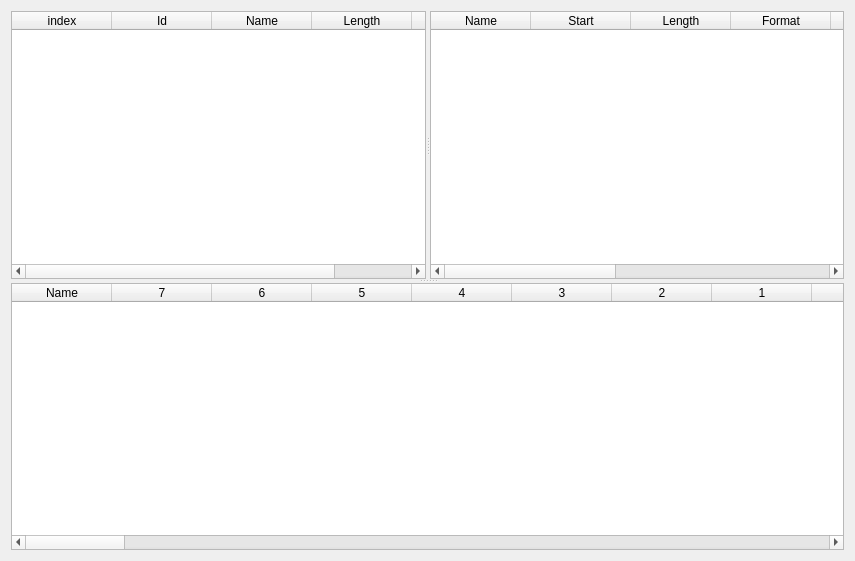
<?xml version="1.0" encoding="UTF-8"?>
<ui version="4.0">
 <class>DbcEditor</class>
 <widget class="QWidget" name="DbcEditor">
  <property name="geometry">
   <rect>
    <x>0</x>
    <y>0</y>
    <width>855</width>
    <height>561</height>
   </rect>
  </property>
  <property name="windowTitle">
   <string>Form</string>
  </property>
  <layout class="QVBoxLayout" name="verticalLayout">
   <item>
    <widget class="QSplitter" name="splitter_2">
     <property name="orientation">
      <enum>Qt::Vertical</enum>
     </property>
     <widget class="QSplitter" name="splitter">
      <property name="orientation">
       <enum>Qt::Horizontal</enum>
      </property>
      <widget class="QTableWidget" name="boList">
       <attribute name="horizontalHeaderStretchLastSection">
        <bool>true</bool>
       </attribute>
       <attribute name="verticalHeaderVisible">
        <bool>false</bool>
       </attribute>
       <attribute name="verticalHeaderStretchLastSection">
        <bool>false</bool>
       </attribute>
       <column>
        <property name="text">
         <string>index</string>
        </property>
       </column>
       <column>
        <property name="text">
         <string>Id</string>
        </property>
       </column>
       <column>
        <property name="text">
         <string>Name</string>
        </property>
       </column>
       <column>
        <property name="text">
         <string>Length</string>
        </property>
       </column>
       <column>
        <property name="text">
         <string>Period</string>
        </property>
       </column>
      </widget>
      <widget class="QTableWidget" name="sgList">
       <attribute name="horizontalHeaderStretchLastSection">
        <bool>true</bool>
       </attribute>
       <column>
        <property name="text">
         <string>Name</string>
        </property>
       </column>
       <column>
        <property name="text">
         <string>Start</string>
        </property>
       </column>
       <column>
        <property name="text">
         <string>Length</string>
        </property>
       </column>
       <column>
        <property name="text">
         <string>Format</string>
        </property>
       </column>
       <column>
        <property name="text">
         <string>Factor</string>
        </property>
       </column>
       <column>
        <property name="text">
         <string>Offset</string>
        </property>
       </column>
       <column>
        <property name="text">
         <string>Min</string>
        </property>
       </column>
       <column>
        <property name="text">
         <string>Max</string>
        </property>
       </column>
       <column>
        <property name="text">
         <string>Unit</string>
        </property>
       </column>
      </widget>
     </widget>
     <widget class="QTableWidget" name="editorList">
      <attribute name="horizontalHeaderMinimumSectionSize">
       <number>20</number>
      </attribute>
      <attribute name="verticalHeaderVisible">
       <bool>false</bool>
      </attribute>
      <column>
       <property name="text">
        <string>Name</string>
       </property>
      </column>
      <column>
       <property name="text">
        <string>7</string>
       </property>
      </column>
      <column>
       <property name="text">
        <string>6</string>
       </property>
      </column>
      <column>
       <property name="text">
        <string>5</string>
       </property>
      </column>
      <column>
       <property name="text">
        <string>4</string>
       </property>
      </column>
      <column>
       <property name="text">
        <string>3</string>
       </property>
      </column>
      <column>
       <property name="text">
        <string>2</string>
       </property>
      </column>
      <column>
       <property name="text">
        <string>1</string>
       </property>
      </column>
      <column>
       <property name="text">
        <string>0</string>
       </property>
      </column>
      <column>
       <property name="text">
        <string>7</string>
       </property>
      </column>
      <column>
       <property name="text">
        <string>6</string>
       </property>
      </column>
      <column>
       <property name="text">
        <string>5</string>
       </property>
      </column>
      <column>
       <property name="text">
        <string>4</string>
       </property>
      </column>
      <column>
       <property name="text">
        <string>3</string>
       </property>
      </column>
      <column>
       <property name="text">
        <string>2</string>
       </property>
      </column>
      <column>
       <property name="text">
        <string>1</string>
       </property>
      </column>
      <column>
       <property name="text">
        <string>0</string>
       </property>
      </column>
      <column>
       <property name="text">
        <string>7</string>
       </property>
      </column>
      <column>
       <property name="text">
        <string>6</string>
       </property>
      </column>
      <column>
       <property name="text">
        <string>5</string>
       </property>
      </column>
      <column>
       <property name="text">
        <string>4</string>
       </property>
      </column>
      <column>
       <property name="text">
        <string>3</string>
       </property>
      </column>
      <column>
       <property name="text">
        <string>2</string>
       </property>
      </column>
      <column>
       <property name="text">
        <string>1</string>
       </property>
      </column>
      <column>
       <property name="text">
        <string>0</string>
       </property>
      </column>
      <column>
       <property name="text">
        <string>7</string>
       </property>
      </column>
      <column>
       <property name="text">
        <string>6</string>
       </property>
      </column>
      <column>
       <property name="text">
        <string>5</string>
       </property>
      </column>
      <column>
       <property name="text">
        <string>4</string>
       </property>
      </column>
      <column>
       <property name="text">
        <string>3</string>
       </property>
      </column>
      <column>
       <property name="text">
        <string>2</string>
       </property>
      </column>
      <column>
       <property name="text">
        <string>1</string>
       </property>
      </column>
      <column>
       <property name="text">
        <string>0</string>
       </property>
      </column>
      <column>
       <property name="text">
        <string>7</string>
       </property>
      </column>
      <column>
       <property name="text">
        <string>6</string>
       </property>
      </column>
      <column>
       <property name="text">
        <string>5</string>
       </property>
      </column>
      <column>
       <property name="text">
        <string>4</string>
       </property>
      </column>
      <column>
       <property name="text">
        <string>3</string>
       </property>
      </column>
      <column>
       <property name="text">
        <string>2</string>
       </property>
      </column>
      <column>
       <property name="text">
        <string>1</string>
       </property>
      </column>
      <column>
       <property name="text">
        <string>0</string>
       </property>
      </column>
      <column>
       <property name="text">
        <string>7</string>
       </property>
      </column>
      <column>
       <property name="text">
        <string>6</string>
       </property>
      </column>
      <column>
       <property name="text">
        <string>5</string>
       </property>
      </column>
      <column>
       <property name="text">
        <string>4</string>
       </property>
      </column>
      <column>
       <property name="text">
        <string>3</string>
       </property>
      </column>
      <column>
       <property name="text">
        <string>2</string>
       </property>
      </column>
      <column>
       <property name="text">
        <string>1</string>
       </property>
      </column>
      <column>
       <property name="text">
        <string>0</string>
       </property>
      </column>
      <column>
       <property name="text">
        <string>7</string>
       </property>
      </column>
      <column>
       <property name="text">
        <string>6</string>
       </property>
      </column>
      <column>
       <property name="text">
        <string>5</string>
       </property>
      </column>
      <column>
       <property name="text">
        <string>4</string>
       </property>
      </column>
      <column>
       <property name="text">
        <string>3</string>
       </property>
      </column>
      <column>
       <property name="text">
        <string>2</string>
       </property>
      </column>
      <column>
       <property name="text">
        <string>1</string>
       </property>
      </column>
      <column>
       <property name="text">
        <string>0</string>
       </property>
      </column>
      <column>
       <property name="text">
        <string>7</string>
       </property>
      </column>
      <column>
       <property name="text">
        <string>6</string>
       </property>
      </column>
      <column>
       <property name="text">
        <string>5</string>
       </property>
      </column>
      <column>
       <property name="text">
        <string>4</string>
       </property>
      </column>
      <column>
       <property name="text">
        <string>3</string>
       </property>
      </column>
      <column>
       <property name="text">
        <string>2</string>
       </property>
      </column>
      <column>
       <property name="text">
        <string>1</string>
       </property>
      </column>
      <column>
       <property name="text">
        <string>0</string>
       </property>
      </column>
     </widget>
    </widget>
   </item>
  </layout>
 </widget>
 <resources/>
 <connections/>
</ui>
